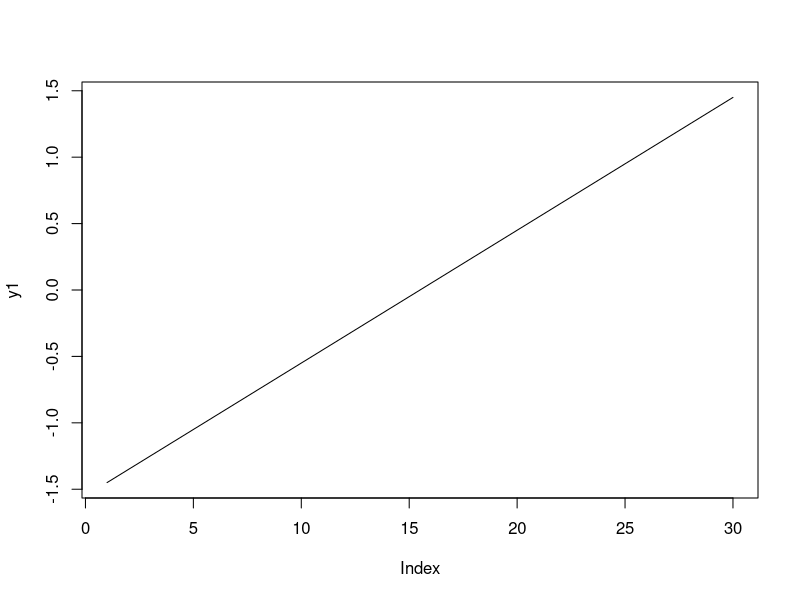
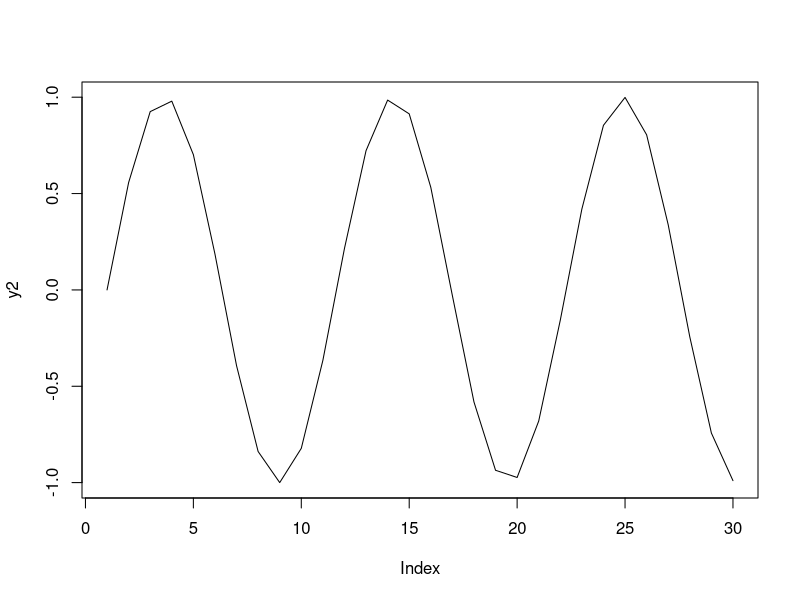
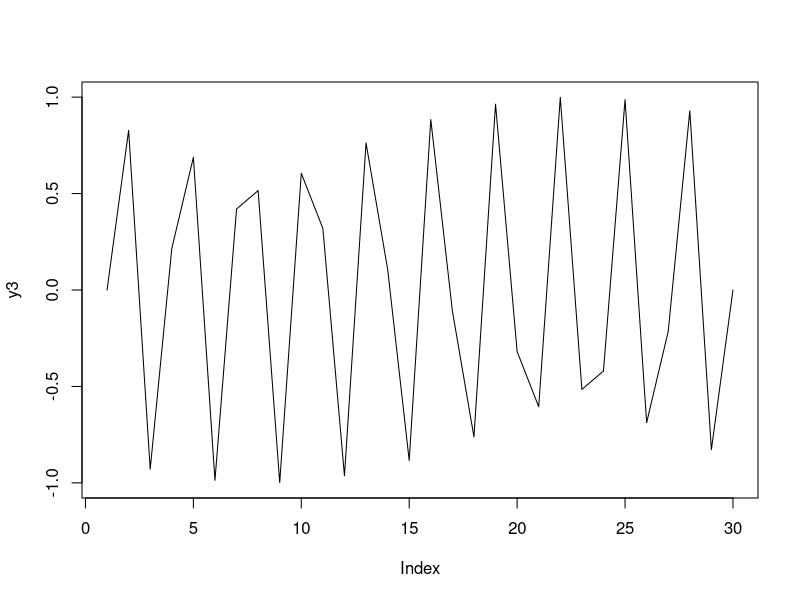
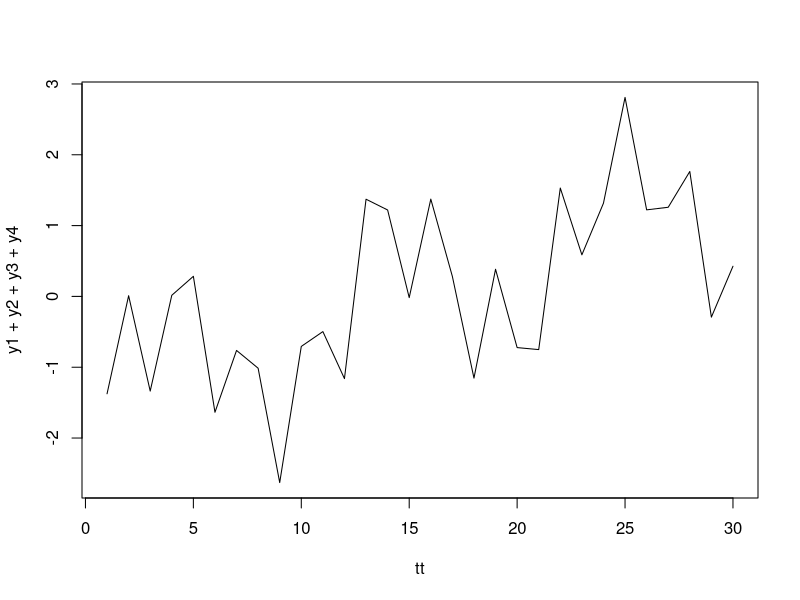

Generate these figures, in order, with R: (Note: this script raises an error after producing the figures.)
## Display items for think piece

rm(list=ls())

## 1. a real-ish timeseries with multi-annual dynamics

tt = 1:30

#trend component
b1<-0.1
y1<-b1*tt-mean(b1*tt)
plot(y1,type="l")

#10-year oscillation
p1<-11
y2<-sin(seq(0,2*pi*(max(tt)/p1),length.out=length(tt)))
plot(y2, type="l")

#4-year oscillation
p2<-3
y3<-sin(seq(0,2*pi*(max(tt)/p2),length.out=length(tt)))
plot(y3, type="l")

#white noise
sig<-0.1
y4<-rnorm(length(tt),0,sig)

plot(tt,y1+y2+y3+y4, type="l")

png("~/Box Sync/NSF EAGER Synchrony/Manuscripts/ThinkPiece/superimposed_signals_v1.png", units="in",
    height=5, width=3.25, res=300)

par(mfrow=c(4,1), mar=c(2,4,0,1), xpd=T, oma=c(2,0,1,0))
plot(tt,y1+y2+y3+y4, type="l",xaxt="n", xlab="")
axis(1,at=c(1,5,10,15,20,25,30),labels=FALSE)
plot(tt,y1,type="l",xaxt="n",xlab="")
axis(1,at=c(1,5,10,15,20,25,30),labels=FALSE)
plot(tt,y2,type="l",xaxt="n",xlab="")
axis(1,at=c(1,5,10,15,20,25,30),labels=FALSE)
plot(tt,y3,type="l",xaxt="n",xlab="")
axis(1,at=c(1,5,10,15,20,25,30),labels=TRUE)
mtext("Timestep",1,outer=T,cex=0.8,line=0.4)

dev.off()


## 2. A long-timescale oscillation where if you catch a particular few years you get a very different answer.

p3<-12
res=0.1
tmax=20
tt<-seq(1,tmax,length.out=tmax/res)

y5<-sin(seq(0,2*pi*(tmax/p3), length.out=tmax/res))

plot(tt,y5,type="l")

rect(4,-1.05,7,1.05)
rect(8,-1.05,11,1.05)
rect(12,-1.05,15,1.05)

lm.w1<-lm(y5[tt>4&tt<7]~tt[tt>4&tt<7])
lm.w2<-lm(y5[tt>8&tt<11]~tt[tt>8&tt<11])        
